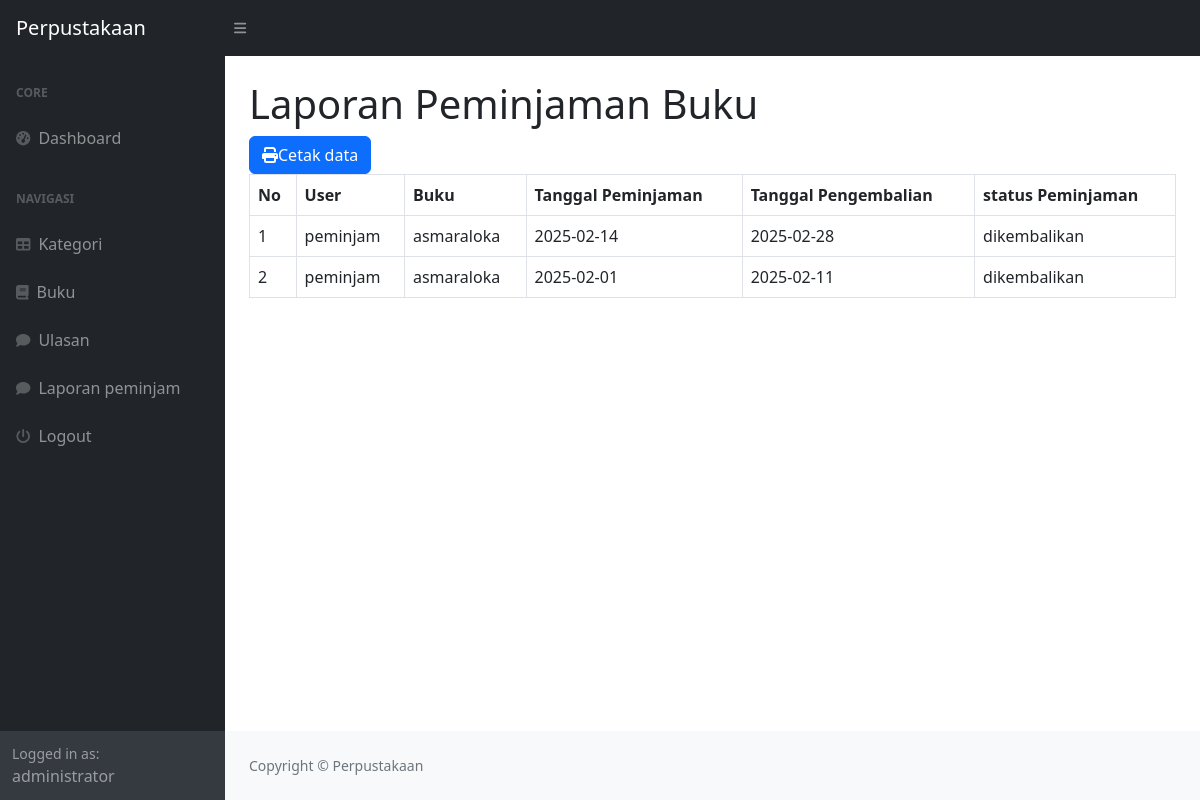
The page /index.php?page=laporan (signed in) on the database its author committed.
### tables this page shows
CREATE TABLE `peminjaman` (
  `id_peminjaman` int(11) NOT NULL,
  `id_user` int(11) DEFAULT NULL,
  `id_buku` int(11) DEFAULT NULL,
  `tanggal_peminjaman` varchar(255) DEFAULT NULL,
  `tanggal_pengembalian` varchar(255) DEFAULT NULL,
  `status_peminjaman` enum('dipinjam','dikembalikan') DEFAULT NULL
);

CREATE TABLE `user` (
  `id_user` int(11) NOT NULL,
  `nama` varchar(255) DEFAULT NULL,
  `username` varchar(255) DEFAULT NULL,
  `password` varchar(255) DEFAULT NULL,
  `email` varchar(255) DEFAULT NULL,
  `alamat` text DEFAULT NULL,
  `no_telepon` varchar(255) DEFAULT NULL,
  `level` enum('admin','petugas','peminjam') DEFAULT NULL
);

CREATE TABLE `buku` (
  `id_buku` int(11) NOT NULL,
  `id_kategori` int(11) DEFAULT NULL,
  `judul` varchar(255) DEFAULT NULL,
  `penulis` varchar(255) DEFAULT NULL,
  `penerbit` varchar(255) DEFAULT NULL,
  `tahun_terbit` varchar(255) DEFAULT NULL,
  `deskripsi` text DEFAULT NULL
);

### laporan.php (the view, shortened to what this page needs)
<!DOCTYPE html>
<html>
<head>
    </head>
<body>
    <h1 class="mt-4">Laporan Peminjaman Buku</h1>
    <div class="row">
        <div class="col-md-12">
            <a href="cetak.php" target="_blank" class="btn btn-primary"><i class="fa fa-print"></i>Cetak data</a>
            <table class="table table-bordered" id="dataTable" width="100%" cellspacing="0">
                <thead>
                    <tr>
                        <th>No</th>
                        <th>User</th>
                        <th>Buku</th>
                        <th>Tanggal Peminjaman</th>
                        <th>Tanggal Pengembalian</th>
                        <th>status Peminjaman</th>
                    </tr>
                </thead>
                <tbody>
                    <?php
                    $i = 1;
                    $query = mysqli_query($koneksi, "SELECT * FROM peminjaman LEFT JOIN user on user.id_user = peminjaman.id_user LEFT JOIN buku on buku.id_buku = peminjaman.id_buku");
                    while ($data = mysqli_fetch_array($query)) {
                        ?>
                        <tr>
                            <td><?php echo $i++; ?></td>
                            <td><?php echo $data['nama']; ?></td>
                            <td><?php echo $data['judul']; ?></td>
                            <td><?php echo $data['tanggal_peminjaman']; ?></td>
                            <td><?php echo $data['tanggal_pengembalian']; ?></td>
                            <td><?php echo $data['status_peminjaman']; ?></td>
                        </tr>
                        <?php
                    }
                    ?>
                </tbody>
            </table>
        </div>
    </div>
</body>
</html>

### rows shown on the page
peminjaman: id_user.nama "peminjam", id_buku.judul "asmaraloka", tanggal_peminjaman "2025-02-14", tanggal_pengembalian "2025-02-28", status_peminjaman "dikembalikan"
peminjaman: id_user.nama "peminjam", id_buku.judul "asmaraloka", tanggal_peminjaman "2025-02-01", tanggal_pengembalian "2025-02-11", status_peminjaman "dikembalikan"

### other values the page prints
$_SESSION['user']['nama'] "administrator"
